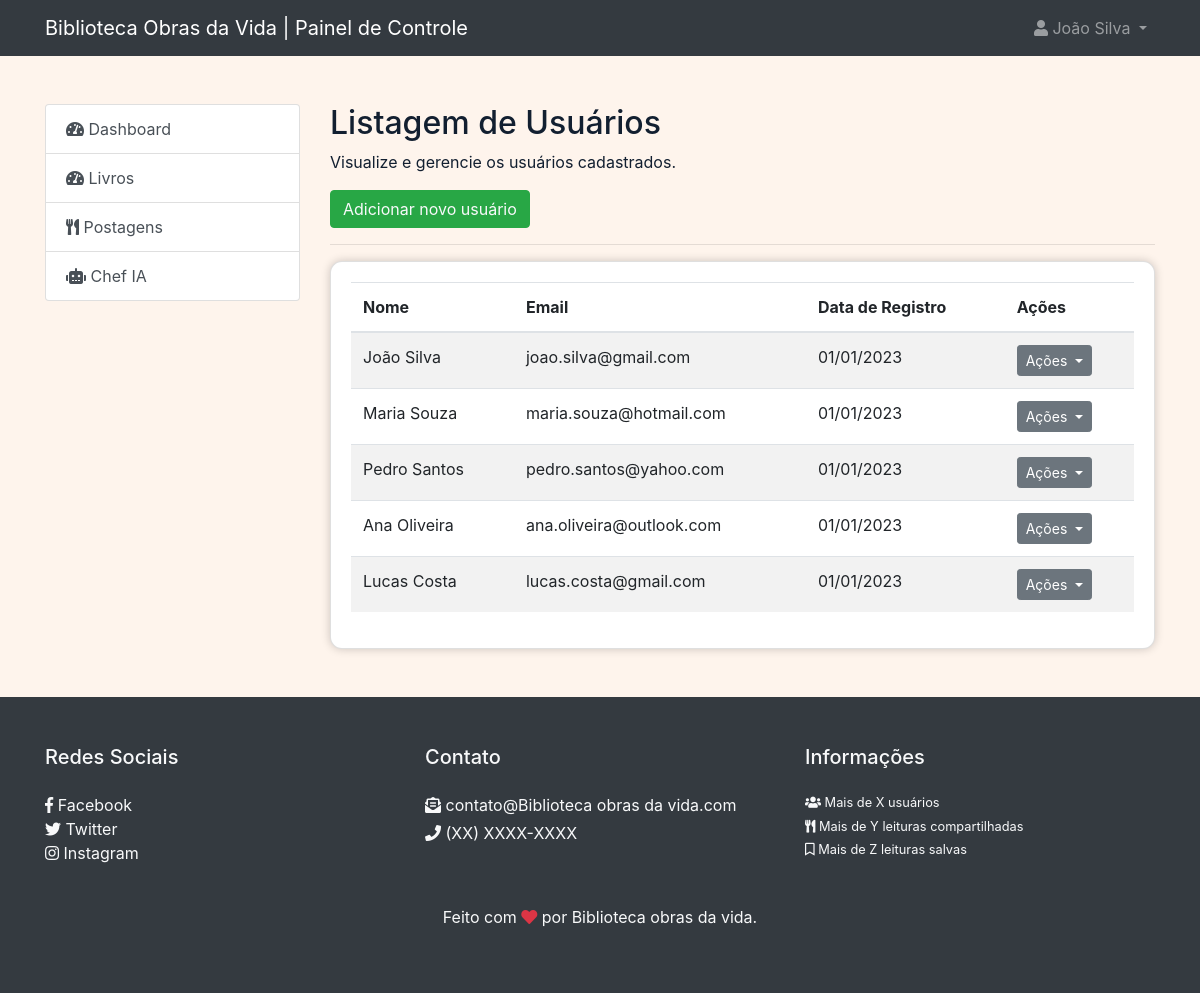
The page /admin/users.php (signed in) on the database its author committed.
### tables this page shows
CREATE TABLE `users` (
  `id` int(11) NOT NULL,
  `name` varchar(255) NOT NULL,
  `email` varchar(255) DEFAULT NULL,
  `image` varchar(255) NOT NULL DEFAULT 'https://th.bing.com/th/id/OIP.e0Pn4g0z3Xwpa3wmRmifDgAAAA?rs=1&pid=ImgDetMain',
  `about` text NOT NULL,
  `password` varchar(255) DEFAULT NULL,
  `level` enum('common','admin') NOT NULL
);

### helpers/isActivePage.php (called while the page is built, shortened)
<?php
$currentPage = basename($_SERVER['SCRIPT_FILENAME'], '.php');
function isActivePage($currentPage, $pageName){
return '';
}

### admin/users.php (the view, shortened to what this page needs)
<?php
$pageInfo = array(
    'title' => 'Listagem de Usuários',
    'description' => 'Visualize e gerencie os usuários cadastrados.',
    'pageName' => 'users',
);
include_once('../components/admin/header.php');
$query = "SELECT id, name, email, image, about FROM users";
$result = mysqli_query($connection, $query);
$users = array();
if(mysqli_num_rows($result) > 0){
    $users = mysqli_fetch_all($result, MYSQLI_ASSOC);
}
?>
<main class="container py-5">
    <div class="row">
        <div class="col-md-3">
            <?php
                include_once('../components/admin/menu_sidebar.php');
            ?>
        </div>
        <section class="col-md-9">
            <h2><?= $pageInfo['title'] ?></h2>
            <p><?= $pageInfo['description'] ?></p>
            <a href="create_user.php" class="btn btn-success my-2 my-sm-0 text-light">
                Adicionar novo usuário
            </a>
            <hr>
            <div class="card">
                <div class="card-body">
                    <table class="table table-hover table-striped">
                        <thead>
                            <tr>
                                <th>Nome</th>
                                <th>Email</th>
                                <th>Data de Registro</th>
                                <th>Ações</th>
                            </tr>
                        </thead>
                        <tbody>
                        <?php foreach($users as $user){ ?>
                            <tr>
                                <td>
                                    <?php echo $user['name']; ?>
                                </td>
                                <td>
                                    <?php echo $user['email']; ?>
                                </td>
                                <td>01/01/2023</td>
                                <td>
                                    <div class="dropdown">
                                        <button class="btn btn-sm btn-secondary dropdown-toggle" type="button" id="dropdownMenuButton" data-toggle="dropdown" aria-haspopup="true" aria-expanded="false">
                                            Ações
                                        </button>
                                    </div>
                                </td>
                            </tr>
                            <?php } ?>
                        </tbody>
                    </table>
                </div>
            </div>
        </section>
    </div>
</main>
<?php
include_once('../components/admin/footer.php');
?>

### components/admin/header.php (shortened to what this page needs)
<!DOCTYPE html>
<html lang="pt-br">
<head>
    <link rel="stylesheet" href="https://use.fontawesome.com/releases/v5.7.2/css/all.css">
    <link rel="stylesheet" href="../src/css/main.css">
</head>
<body>
    <nav class="navbar navbar-expand-lg navbar-dark bg-dark">
        <div class="container">
            <a class="navbar-brand" href="index.php">
                Biblioteca Obras da Vida | Painel de Controle
            </a>
            <div class="collapse navbar-collapse" id="navbarNav">
                <ul class="navbar-nav ml-auto">
                    <li class="nav-item dropdown">
                        <a class="nav-link dropdown-toggle" href="#" id="navbarDropdown" role="button" data-toggle="dropdown" aria-haspopup="true" aria-expanded="false">
                            <i class="fa fa-user"></i> <?= $_SESSION['user_name'] ?? 'Usuário' ?>
                        </a>
                    </li>
                </ul>
            </div>
        </div>
    </nav>

### components/admin/menu_sidebar.php (shortened to what this page needs)
<?php
include_once('../helpers/isActivePage.php');
?>
<div class="list-group">
    <a href="index.php" class="list-group-item list-group-item-action <?= isActivePage($currentPage, 'index') ?>"><i class="fa fa-tachometer-alt"></i> Dashboard</a>
    <a href="livros.php" class="list-group-item list-group-item-action <?= isActivePage($currentPage, 'index') ?>"><i class="fa fa-tachometer-alt"></i> Livros</a>
    <a href="posts.php" class="list-group-item list-group-item-action <?= isActivePage($currentPage, 'posts') ?>"><i class="fa fa-utensils"></i> Postagens</a>
    <a href="chef-ia.php" class="list-group-item list-group-item-action <?= isActivePage($currentPage, 'chef-ia') ?>"><i class="fa fa-robot"></i> Chef IA</a>
</div>

### components/admin/footer.php (shortened to what this page needs)
<footer class="bg-dark text-light py-5">
    <div class="container">
        <div class="row">
            <div class="col-md-4">
                <h5 class="mb-4">Redes Sociais</h5>
                <ul class="list-unstyled">
                    <li><a href="#" class="text-light"><i class="fab fa-facebook-f"></i> Facebook</a></li>
                    <li><a href="#" class="text-light"><i class="fab fa-twitter"></i> Twitter</a></li>
                    <li><a href="#" class="text-light"><i class="fab fa-instagram"></i> Instagram</a></li>
                </ul>
            </div>
            <div class="col-md-4">
                <h5 class="mb-4">Contato</h5>
                <p class="mb-1"><i class="fas fa-envelope-open-text"></i> <a href="mailto:contato@Biblioteca obras da vida.com" class="text-light">contato@Biblioteca obras da vida.com</a></p>
                <p><i class="fas fa-phone"></i> (XX) XXXX-XXXX</p>
            </div>
            <div class="col-md-4">
                <h5 class="mb-4">Informações</h5>
                <p class="small mb-1"><i class="fas fa-users"></i> Mais de X usuários</p>
                <p class="small mb-1"><i class="fas fa-utensils"></i> Mais de Y leituras compartilhadas</p>
                <p class="small"><i class="far fa-bookmark"></i> Mais de Z leituras salvas</p>
            </div>
        </div>
        <div class="row mt-4">
            <div class="col text-center">
                <p class="text-light">Feito com <i class="fas fa-heart text-danger"></i> por Biblioteca obras da vida.</p>
            </div>
        </div>
    </div>
</footer>
</body>
</html>

### rows shown on the page
users: name "João Silva", email "joao.silva@gmail.com"
users: name "Maria Souza", email "maria.souza@hotmail.com"
users: name "Pedro Santos", email "pedro.santos@yahoo.com"
users: name "Ana Oliveira", email "ana.oliveira@outlook.com"
users: name "Lucas Costa", email "lucas.costa@gmail.com"

### other values the page prints
$_SESSION['user_name'] "João Silva"
$pageInfo['title'] "Listagem de Usuários"
$pageInfo['description'] "Visualize e gerencie os usuários cadastrados."
